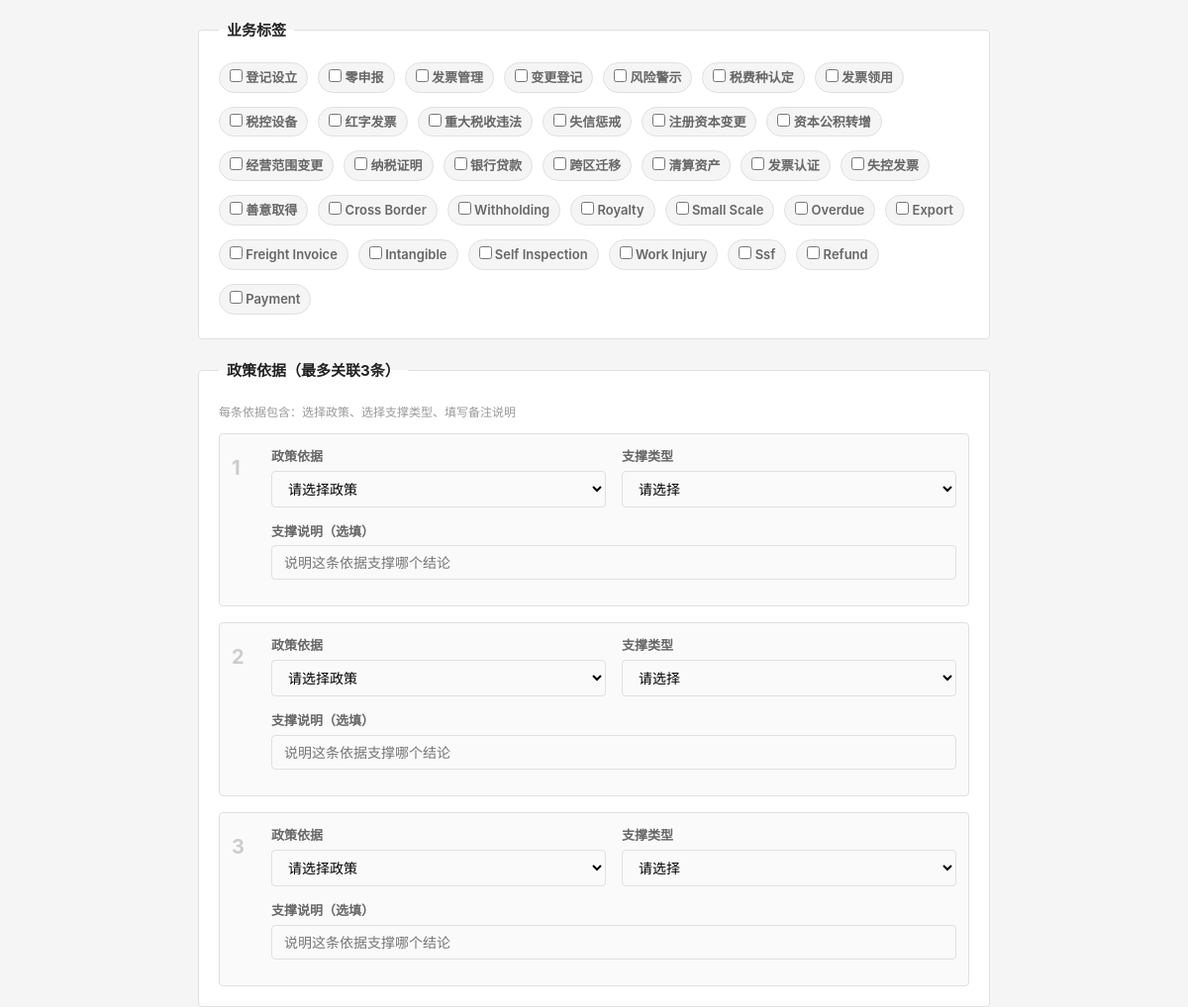
Page /question/new (signed in, middle part) on the earlier database version.
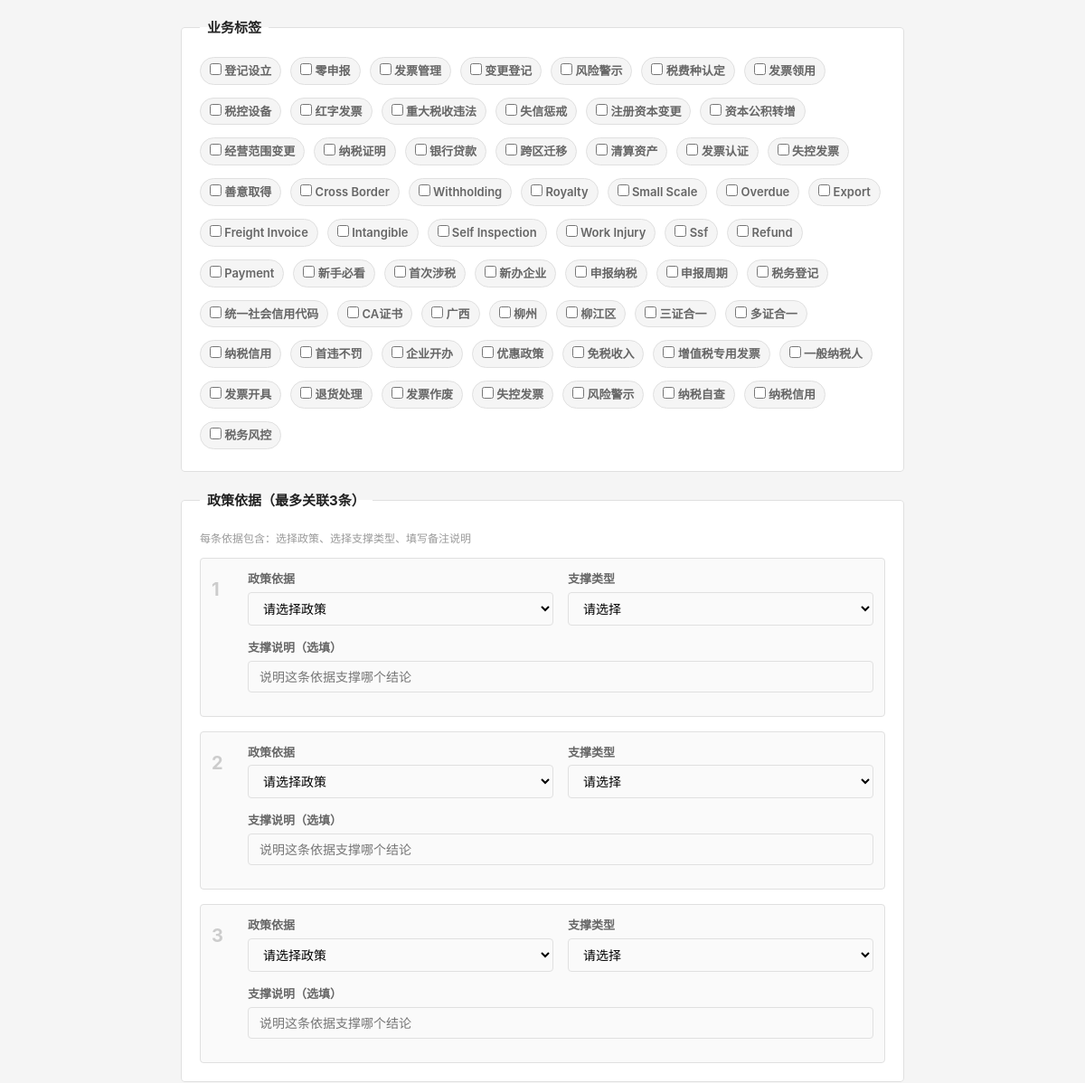
Same page on the later database version.
### tables this page shows
CREATE TABLE tag_dict (
    id              INTEGER PRIMARY KEY AUTOINCREMENT,
    tag_code        TEXT NOT NULL UNIQUE,
    tag_name        TEXT NOT NULL,
    tag_category    TEXT,
    parent_id       INTEGER,
    display_order   INTEGER NOT NULL DEFAULT 1,
    status          TEXT NOT NULL DEFAULT 'active',

    FOREIGN KEY (parent_id) REFERENCES tag_dict(id) ON DELETE SET NULL
);

### backend/app.py (the view, shortened to what this page needs)
    @app.route('/question/new', methods=['GET', 'POST'])
    @admin_required
    def new_question():
        from services.question_service import QuestionService
        svc = QuestionService()
        stages = svc.get_stages()
        modules = svc.get_modules()
        all_tags = svc.get_all_tags()
        business_tags = [t for t in all_tags if t['tag_category'] == 'business']
        all_policies = svc.get_all_policies()
        return render_template('new_question.html',
                               stages=stages, modules=modules,
                               business_tags=business_tags,
                               all_policies=all_policies)

### backend/services/question_service.py (called while the page is built)
    def _query(self, sql, params=None):
        conn = sqlite3.connect(self.db_path)
        conn.execute("PRAGMA foreign_keys = ON")
        conn.row_factory = sqlite3.Row
        cur = conn.cursor()
        if params:
            cur.execute(sql, params)
        else:
            cur.execute(sql)
        rows = cur.fetchall()
        conn.close()
        return [dict(r) for r in rows]

    def get_stages(self):
        return self._query("""
            SELECT tag_code, tag_name
            FROM tag_dict
            WHERE tag_category = 'stage'
            ORDER BY display_order
        """)

    def get_modules(self):
        return self._query("""
            SELECT tag_code, tag_name
            FROM tag_dict
            WHERE tag_category = 'module'
            ORDER BY display_order
        """)

    def get_all_tags(self):
        return self._query("""
            SELECT tag_code, tag_name, tag_category
            FROM tag_dict
            WHERE status = 'active'
            ORDER BY tag_category, display_order
        """)

    def get_all_policies(self):
        return self._query("""
            SELECT id, policy_code, policy_name, document_no, policy_level, current_status
            FROM policy_basis
            ORDER BY policy_level, policy_name
        """)

### frontend/templates/new_question.html (shortened to what this page needs)
{% extends "base.html" %}
{% block main %}
<form action="/question/new" method="POST" class="question-form">
    {% if business_tags %}
    <fieldset class="form-fieldset">
        <legend>业务标签</legend>
        <div class="tag-checkboxes">
            {% for t in business_tags %}
            <label class="checkbox-label tag-checkbox">
                <input type="checkbox" name="tags" value="{{ t.tag_code }}"> {{ t.tag_name }}
            </label>
            {% endfor %}
        </div>
    </fieldset>
    {% endif %}
    {% if all_policies %}
    <fieldset class="form-fieldset">
        <legend>政策依据（最多关联3条）</legend>
        <p class="field-hint">每条依据包含：选择政策、选择支撑类型、填写备注说明</p>
        {% for i in [1, 2, 3] %}
        <div class="policy-row">
            <div class="policy-row-num">{{ i }}</div>
            <div class="policy-row-fields">
                <div class="form-row">
                    <div class="form-group">
                        <label for="policy_id_{{ i }}">政策依据</label>
                        <select name="policy_id_{{ i }}" id="policy_id_{{ i }}">
                            <option value="">请选择政策</option>
                        </select>
                    </div>
                    <div class="form-group">
                        <label for="support_type_{{ i }}">支撑类型</label>
                        <select name="support_type_{{ i }}" id="support_type_{{ i }}">
                            <option value="">请选择</option>
                        </select>
                    </div>
                </div>
                <div class="form-group">
                    <label for="support_note_{{ i }}">支撑说明（选填）</label>
                    <input type="text" name="support_note_{{ i }}" id="support_note_{{ i }}" placeholder="说明这条依据支撑哪个结论">
                </div>
            </div>
        </div>
        {% endfor %}
    </fieldset>
    {% endif %}
</form>
{% endblock %}

### frontend/templates/base.html (shortened to what this page needs)
<!DOCTYPE html>
<html lang="zh-CN">
<head>
    <link rel="stylesheet" href="{{ url_for('static', filename='css/style.css') }}">
</head>
<body>
    <main class="container main-content">
        {% block main %}{% endblock %}
    </main>
</body>
</html>

### frontend/static/css/style.css (style rules this page uses)
:root { --bg: #f5f5f5; --surface: #ffffff; --border: #e0e0e0; --text: #222222; --text-secondary: #666666; --text-light: #999999; --accent: #1a73e8; --accent-hover: #1557b0; --warning-bg: #fff8e1; --warning-border: #ffc107; --exception-bg: #fff3e0; --exception-border: #ff9800; --tag-stage: #e3f2fd; --tag-module: #f3e5f5; --tag-hf: #fce4ec; --tag-newbie: #e8f5e9; --certainty-clear: #c8e6c9; --certainty-condition: #fff9c4; --certainty-dispute: #ffcdd2; }
* { box-sizing: border-box; margin: 0; padding: 0; }
body { font-family: -apple-system, BlinkMacSystemFont, "Segoe UI", Roboto, "Helvetica Neue", Arial, sans-serif; background: var(--bg); color: var(--text); line-height: 1.6; }
.container { max-width: 960px; margin: 0 auto; padding: 0 16px; }
.main-content { padding: 24px 16px 48px; }
.question-form { max-width: 800px; margin: 0 auto; }
.form-fieldset { border: 1px solid var(--border); border-radius: 4px; padding: 20px; margin-bottom: 20px; background: var(--surface); }
.form-fieldset legend { font-size: 15px; font-weight: 700; color: var(--text); padding: 0 8px; }
.form-group { margin-bottom: 14px; }
.form-row { display: flex; gap: 16px; }
.form-row .form-group { flex: 1; }
.question-form label { display: block; font-size: 13px; font-weight: 600; color: var(--text-secondary); margin-bottom: 4px; }
.question-form input[type="text"], .question-form select, .question-form textarea { width: 100%; padding: 8px 12px; font-size: 14px; border: 1px solid var(--border); border-radius: 4px; outline: none; background: #fafafa; font-family: inherit; }
.checkbox-label { font-size: 14px; font-weight: 400; color: var(--text); display: flex; align-items: center; gap: 6px; cursor: pointer; }
.tag-checkboxes { display: flex; flex-wrap: wrap; gap: 10px; }
.tag-checkbox { padding: 4px 10px; border: 1px solid var(--border); border-radius: 16px; font-size: 13px; background: #f5f5f5; }
.policy-row { display: flex; gap: 12px; margin-bottom: 16px; padding: 12px; background: #fafafa; border: 1px solid var(--border); border-radius: 4px; }
.policy-row:last-child { margin-bottom: 0; }
.policy-row-num { font-size: 20px; font-weight: 700; color: #ccc; width: 28px; flex-shrink: 0; padding-top: 6px; }
.policy-row-fields { flex: 1; }
.field-hint { font-size: 12px; color: var(--text-light); margin-bottom: 12px; }

Differences in the rows shown:
added tag_dict: tag_name "新手必看"
added tag_dict: tag_name "首次涉税"
added tag_dict: tag_name "新办企业"
added tag_dict: tag_name "申报纳税"
added tag_dict: tag_name "申报周期"
added tag_dict: tag_name "税务登记"
added tag_dict: tag_name "统一社会信用代码"
added tag_dict: tag_name "CA证书"
added tag_dict: tag_name "广西"
added tag_dict: tag_name "柳州"
added tag_dict: tag_name "柳江区"
added tag_dict: tag_name "三证合一"
added tag_dict: tag_name "多证合一"
added tag_dict: tag_name "纳税信用"
added tag_dict: tag_name "首违不罚"
added tag_dict: tag_name "企业开办"
added tag_dict: tag_name "优惠政策"
added tag_dict: tag_name "免税收入"
added tag_dict: tag_name "增值税专用发票"
added tag_dict: tag_name "一般纳税人"
added tag_dict: tag_name "发票开具"
added tag_dict: tag_name "退货处理"
added tag_dict: tag_name "发票作废"
added tag_dict: tag_name "失控发票"
added tag_dict: tag_name "风险警示"
added tag_dict: tag_name "纳税自查"
added tag_dict: tag_name "纳税信用"
added tag_dict: tag_name "税务风控"
